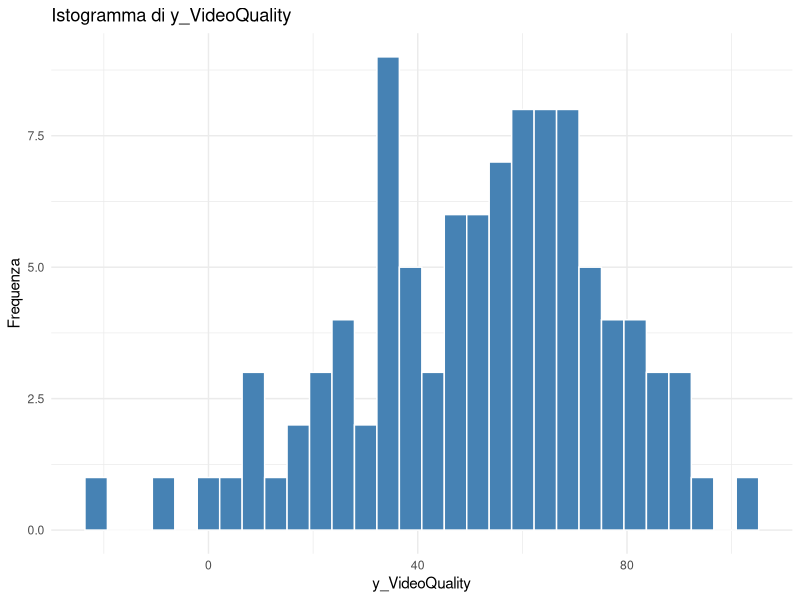
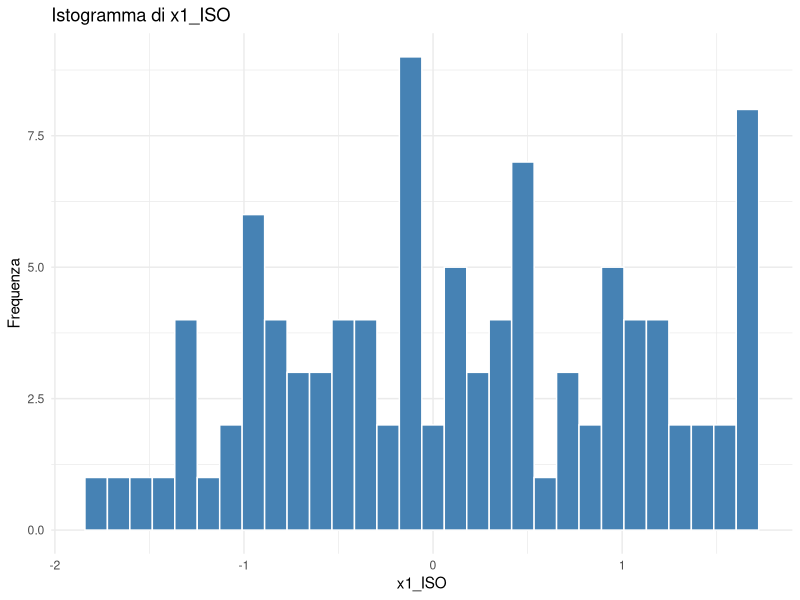
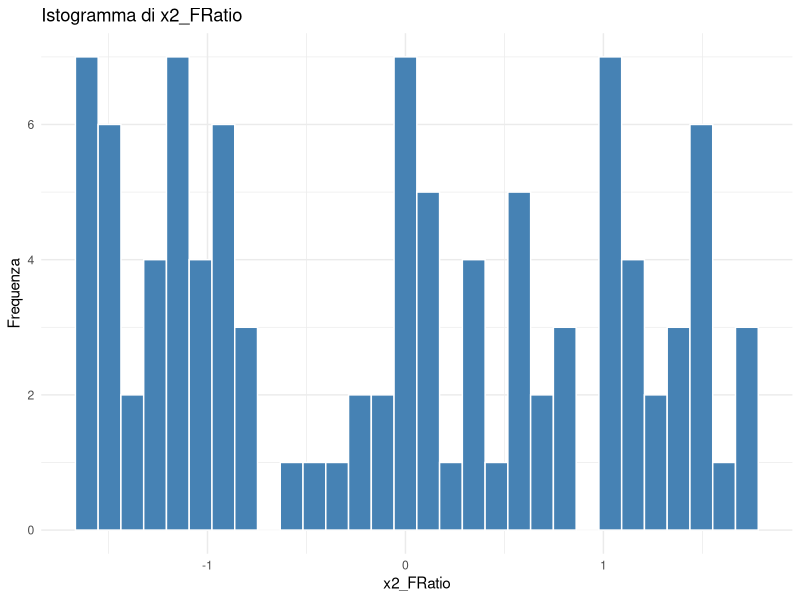
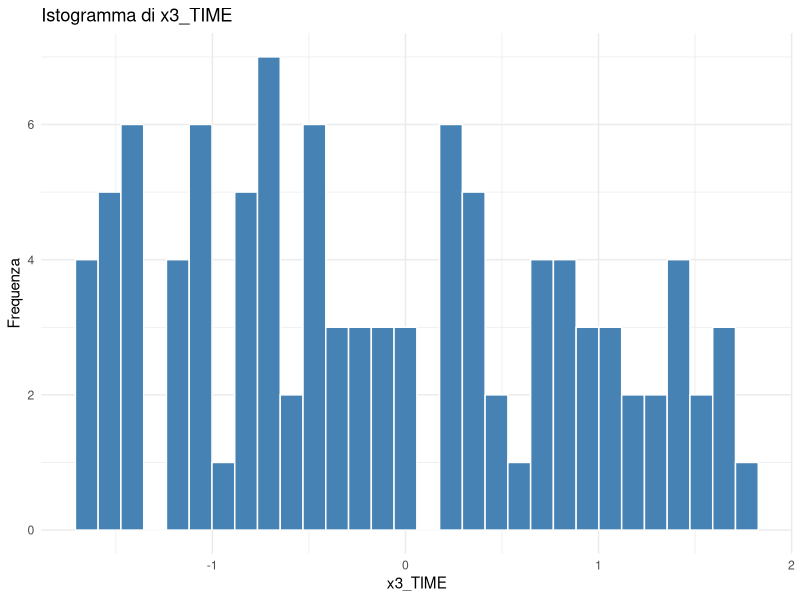
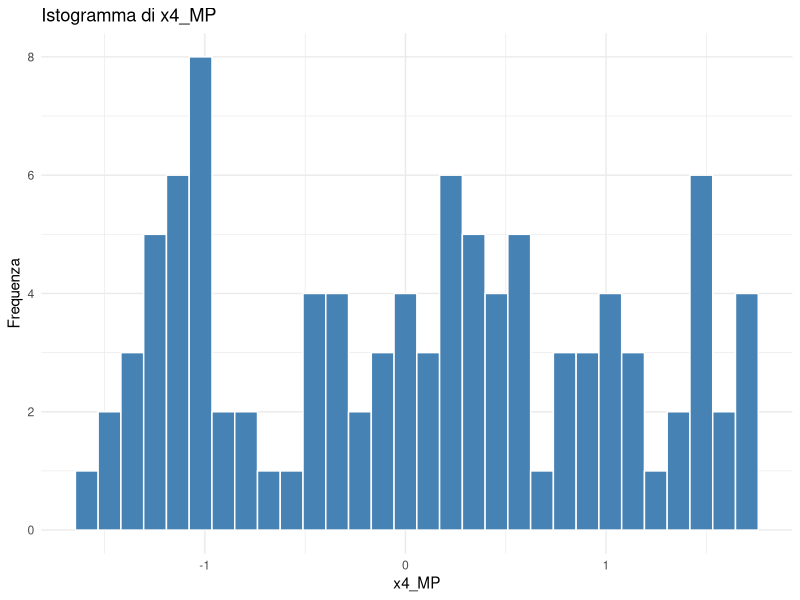
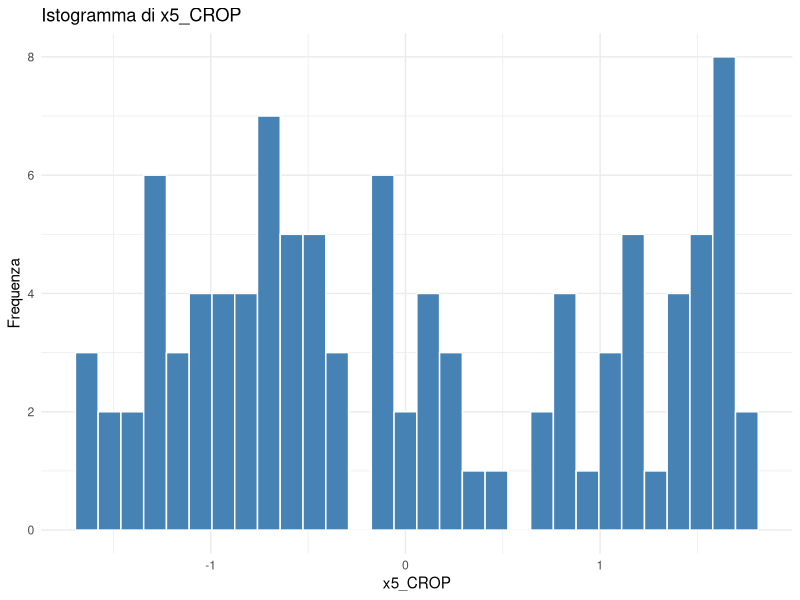
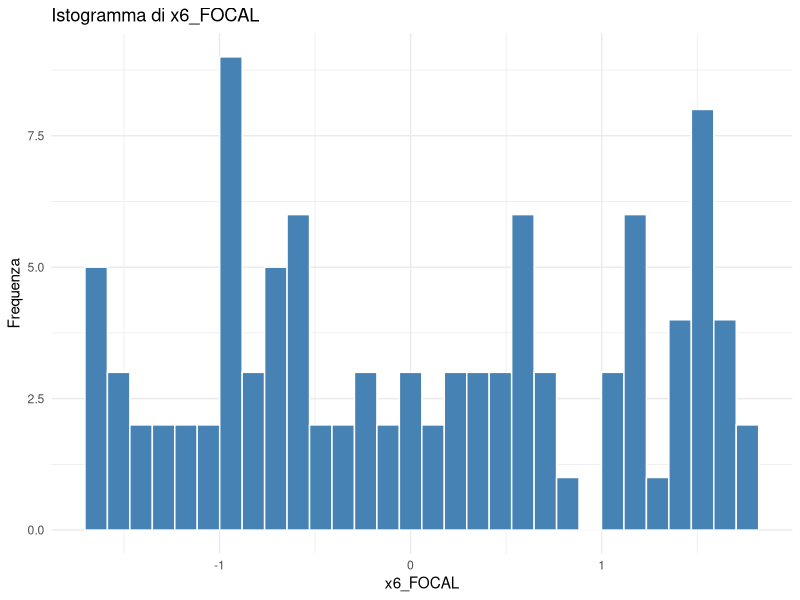
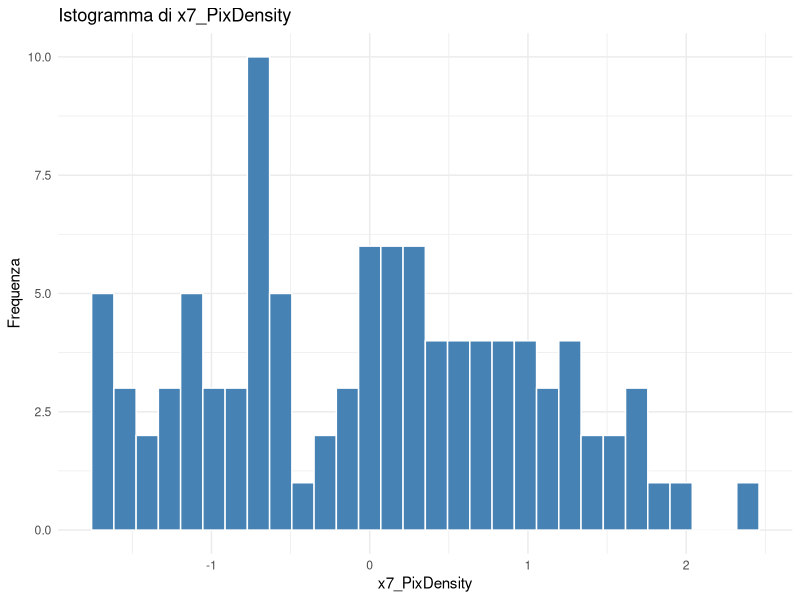

These figures' R source, in order:
# Caricamento dei pacchetti necessari
library(ggplot2)
library(GGally)     # (facoltativo) per ggpairs
library(corrplot)   # per visualizzare la matrice di correlazione
library(dplyr)      # per manipolazione dati
library(readr)      # per leggere file CSV


# Caricamento del dataset
dati <- read_csv("data/DataSet_gruppo13.csv")


# Statistiche descrittive (media, mediana, dev. standard, min, max)
statistiche_descrittive <- dati %>%
  summarise(across(everything(), list(
    media = mean,
    mediana = median,
    dev_standard = sd,
    minimo = min,
    massimo = max
  )))

# Trasposizione per migliorare la leggibilità a video
print(t(statistiche_descrittive))


# Istogrammi per ogni variabile
for (variabile in names(dati)) {
  print(
    ggplot(dati, aes_string(variabile)) +
      geom_histogram(bins = 30, fill = "steelblue", color = "white") +
      theme_minimal() +
      labs(title = paste("Istogramma di", variabile),
           x = variabile,
           y = "Frequenza")
  )
}


# Boxplot per ogni variabile
for (variabile in names(dati)) {
  print(
    ggplot(dati, aes_string(y = variabile)) +
      geom_boxplot(fill = "tomato", color = "black") +
      theme_minimal() +
      labs(title = paste("Boxplot di", variabile),
           y = variabile)
  )
}


# Calcolo della matrice di correlazione
matrice_correlazioni <- cor(dati)
print(matrice_correlazioni)

# Visualizzazione grafica della matrice di correlazione (heatmap)
corrplot(matrice_correlazioni, method = "color", type = "upper",
         col = colorRampPalette(c("white", "blue"))(100),
         addCoef.col = "black", number.cex = 0.7, tl.col = "black", 
         mar = c(0, 1, 0, 0))

# Aggiunta del titolo in alto a sinistra (lato 3 = in alto)
mtext("Matrice di correlazione", side = 3, adj = 0, line = 1.5, cex = 1.2, font = 2)


# Scatter plot: ogni variabile indipendente vs y_VideoQuality
variabili_indipendenti <- names(dati)[names(dati) != "y_VideoQuality"]
for (x in variabili_indipendenti) {
  print(
    ggplot(dati, aes_string(x = x, y = "y_VideoQuality")) +
      geom_point(color = "darkgreen") +
      geom_smooth(method = "lm", se = FALSE, color = "blue") +
      theme_minimal() +
      labs(title = paste("Scatter plot:", x, "vs Qualità video"),
           x = x, y = "Qualità video")
  )
}
